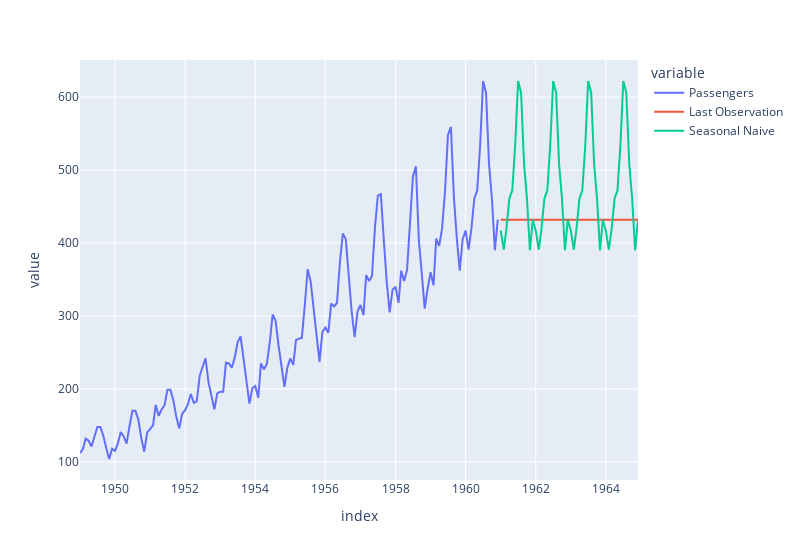

Notebook source saved alongside this figure:
### Markdown cell above
## Seasonal Naive Method

### Code cell
def seasonal_naive_forecast(data, horizon, seasonality): 
    seasonal_forecasts = []
    for i in range(horizon):
        seasonal_forecasts.append(data[-seasonality + (i % seasonality)])
    return seasonal_forecasts

df_forecast['Seasonal Naive'] = seasonal_naive_forecast(data, horizon, seasonality=12)

pd.concat([df_passengers, df_forecast]).plot(width=800)

### Figure 1 — Plotly figure (JSON) as saved in the notebook; plotly's stock layout.template omitted (floating-point values rounded to 4 significant figures; data arrays with more than 128 entries replaced by an {"elided": "..."} marker saying what was removed)
{"data": [{"hovertemplate": "variable=Passengers<br>index=%{x}<br>value=%{y}<extra></extra>", "legendgroup": "Passengers", "line": {"color": "#636efa", "dash": "solid"}, "marker": {"symbol": "circle"}, "mode": "lines", "name": "Passengers", "orientation": "v", "showlegend": true, "type": "scatter", "x": {"elided": "192 str values"}, "xaxis": "x", "y": {"elided": "192 int values"}, "yaxis": "y"}, {"hovertemplate": "variable=Last Observation<br>index=%{x}<br>value=%{y}<extra></extra>", "legendgroup": "Last Observation", "line": {"color": "#EF553B", "dash": "solid"}, "marker": {"symbol": "circle"}, "mode": "lines", "name": "Last Observation", "orientation": "v", "showlegend": true, "type": "scatter", "x": {"elided": "192 str values"}, "xaxis": "x", "y": {"elided": "192 int values"}, "yaxis": "y"}, {"hovertemplate": "variable=Seasonal Naive<br>index=%{x}<br>value=%{y}<extra></extra>", "legendgroup": "Seasonal Naive", "line": {"color": "#00cc96", "dash": "solid"}, "marker": {"symbol": "circle"}, "mode": "lines", "name": "Seasonal Naive", "orientation": "v", "showlegend": true, "type": "scatter", "x": {"elided": "192 str values"}, "xaxis": "x", "y": {"elided": "192 int values"}, "yaxis": "y"}], "layout": {"legend": {"title": {"text": "variable"}, "tracegroupgap": 0}, "margin": {"t": 60}, "width": 800, "xaxis": {"anchor": "y", "domain": [0, 1], "title": {"text": "index"}}, "yaxis": {"anchor": "x", "domain": [0, 1], "title": {"text": "value"}}}}
